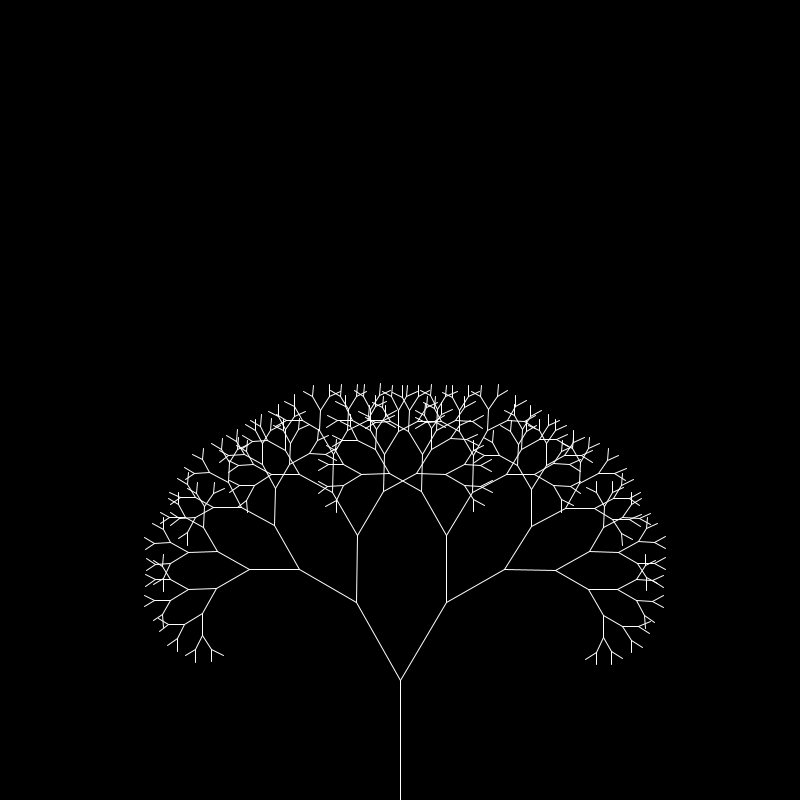
Frame 1 (no input)
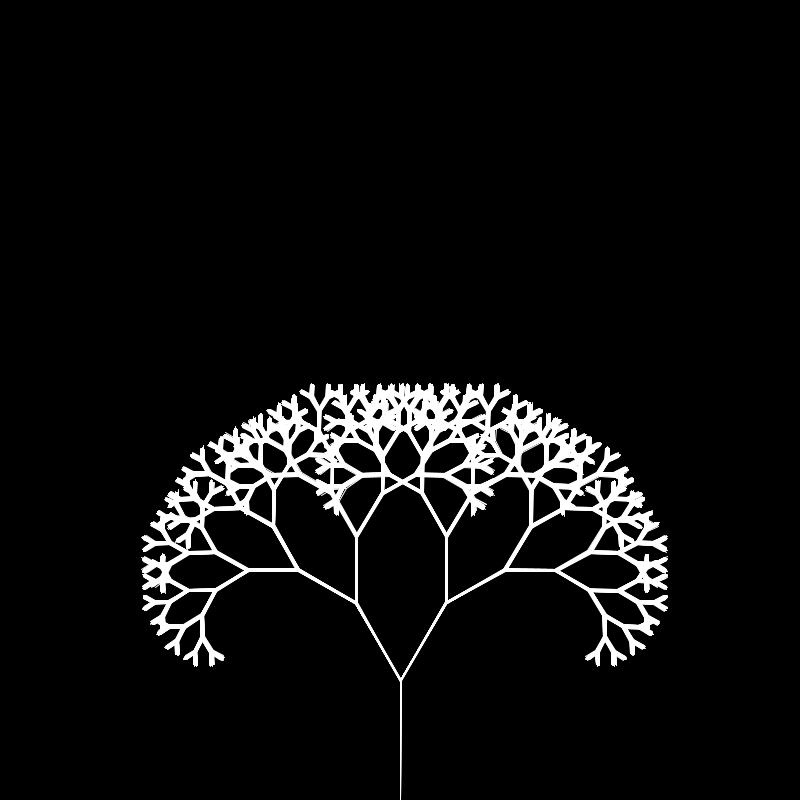
Frame 60 (the mouse pressed at the canvas centre just before this capture)
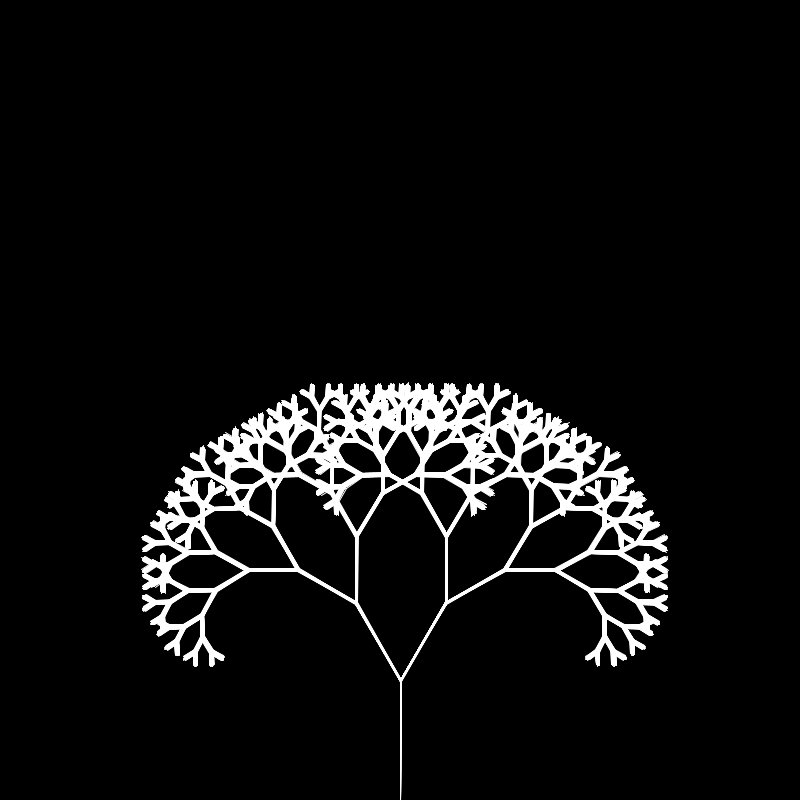
Frame 120 (the mouse held since frame 60 and released just before this capture)

The Processing sketch that drew these frames (run headless with seeded random() and noise(); from frame 60 on, the mouse is pressed at the canvas centre):

// Processing sketch: c_trees
// ── c_trees.pde
// recursive trees
// author: dennis goldschmidt
// date: 26 Oct 2017
// ---
// Create trees using recursion
//
// ---

float length;

void setup () {
  size(800,800);
  background(0);
  length = 200;
}

void draw () {
  stroke(255);
  //line(width/2, height, width/2, height-120);
  //line(width/2, height-120, width/2, height-120);
  
  drawTree(width/2, height, 120, 90);
}

void drawTree(float x0, float y0, float len, float angle) {
  if (len > 10) {
    float x1 = x0 + cos(radians(angle))*len + random(1.1);
    float y1 = y0 - sin(radians(angle))*len + random(1.1);
    line(x0, y0, x1, y1);
    drawTree(x1, y1, len*0.75, angle + 30 );
    drawTree(x1, y1, len*0.75, angle - 30 );
  }
} // end drawTree()
